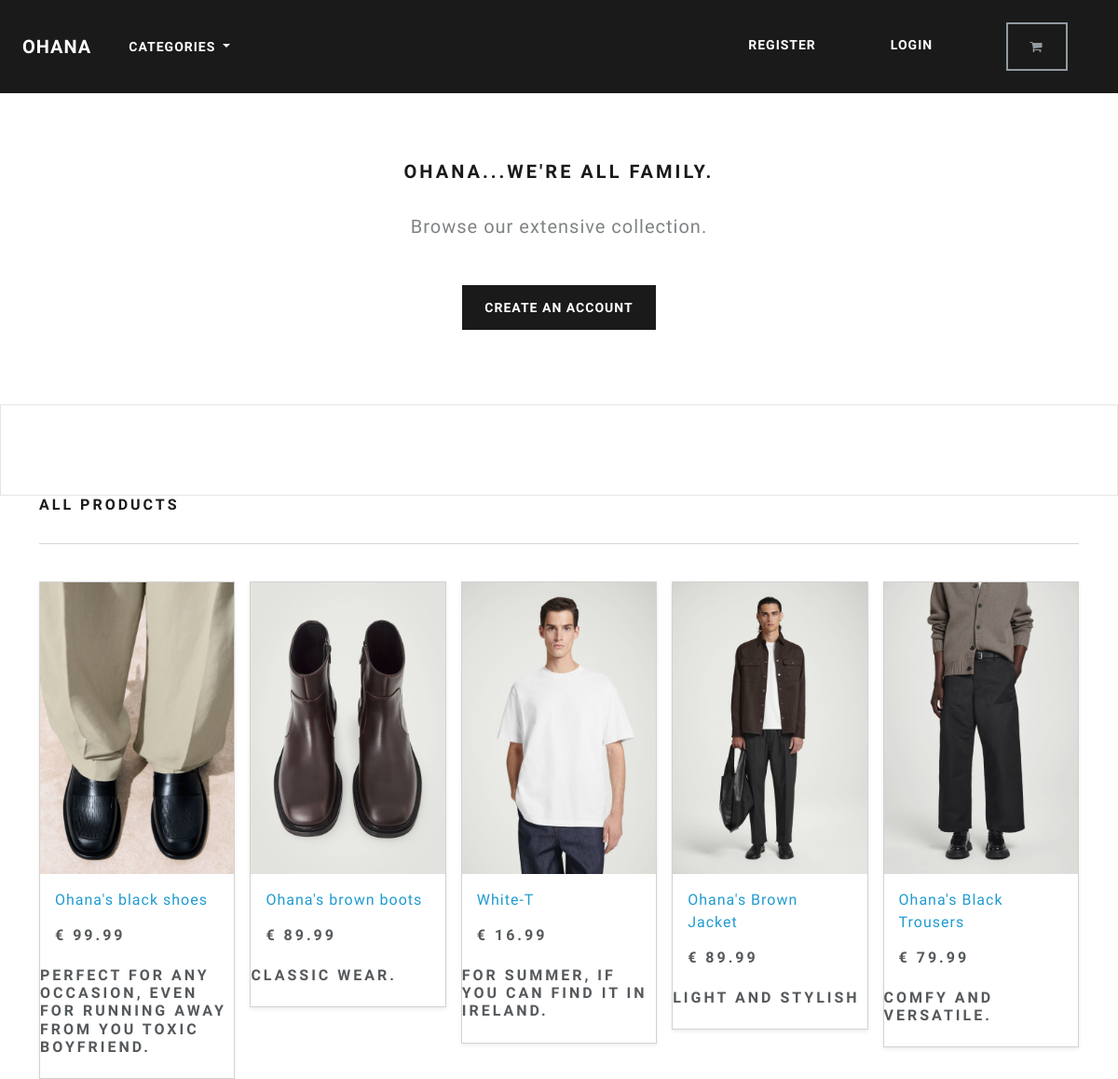
The page / on the database its author committed.
### store/models.py (models this page shows, shortened)
class Product(models.Model):
    cetegory = models.ForeignKey(Cetegory, related_name='product', on_delete=models.CASCADE, null=True)
    title = models.CharField(max_length=250)
    brand = models.CharField(max_length=250, default='un-branded')
    description = models.TextField(blank=True)
    slug = models.SlugField(max_length=255)
    price = models.DecimalField(max_digits=4, decimal_places=2)
    image = models.ImageField(upload_to='images/')
    class Meta:
        verbose_name_plural = 'products'

### store/views.py (the view)
# urls.py: path('', include('store.urls')),
def store (request):
    all_products = Product.objects.all()
    context = {'all_products': all_products}
    return render(request, 'store/store.html', context)

### store/views.py (called while the page is built)
def categories(request):
    all_categories = Cetegory.objects.all()
    return{'all_categories': all_categories}

### store/templates/store/store.html (shortened to what this page needs)
{% extends "./base.html" %}
{% load static %}
{% block content %}
    <section class="py-4 text-center container">
        <div class="row py-lg-5">
            <div class="col-lg-6 col-md-8 mx-auto">
                <h4> Ohana...We're all family. </h4>
                <br>
                <p class="lead text-muted">
                Browse our extensive collection.
                </p>
                <br>
                <a href="#" class="btn btn-primary my-2"> Create an account </a>
            </div>
        </div>
    </section>
    <div class="album py-5 bg-light"></div>
        <div class="container">
          <div class="pb-3 h5"> All products </div>
          <hr>
          <br>
          <div class="row row-cols-1 row-cols-sm-2 row-cols-md-5 g-3">
            {% for product in all_products %}
            <div class="col">
              <div class="card shadow-sm">
                <img class="img-fluid" alt="Responsive image" src="{{product.image.url}}">
                <div class="card-body">
                  <p class="card-text">
                    <a class="text-info text-decoration-none" href="">{{ product.title | capfirst }}</a>
                  </p>
                  <div class="d-flex justify-content-between align-items-center">
                    <h5> € {{product.price}}</h5>
                  </div>
                </div>
                <div>
                  <h5 class="pb-3 h5" >{{product.description}}</h5>
                </div>
              </div>
            </div>
            {% endfor %}
          </div>
        </div>
{% endblock %}

### rows shown on the page
Product: image (picture), title "Ohana's black shoes", price "99.99", description "PERFECT FOR ANY OCCASION, EVEN FOR RUNNING AWAY FROM YOU TOXIC BOYFRIEND."
Product: image (picture), title "Ohana's brown boots", price "89.99", description "CLASSIC WEAR."
Product: image (picture), title "White-T", price "16.99", description "FOR SUMMER, IF YOU CAN FIND IT IN IRELAND."
Product: image (picture), title "Ohana's Brown Jacket", price "89.99", description "LIGHT AND STYLISH"
Product: image (picture), title "Ohana's Black Trousers", price "79.99", description "COMFY AND VERSATILE."
